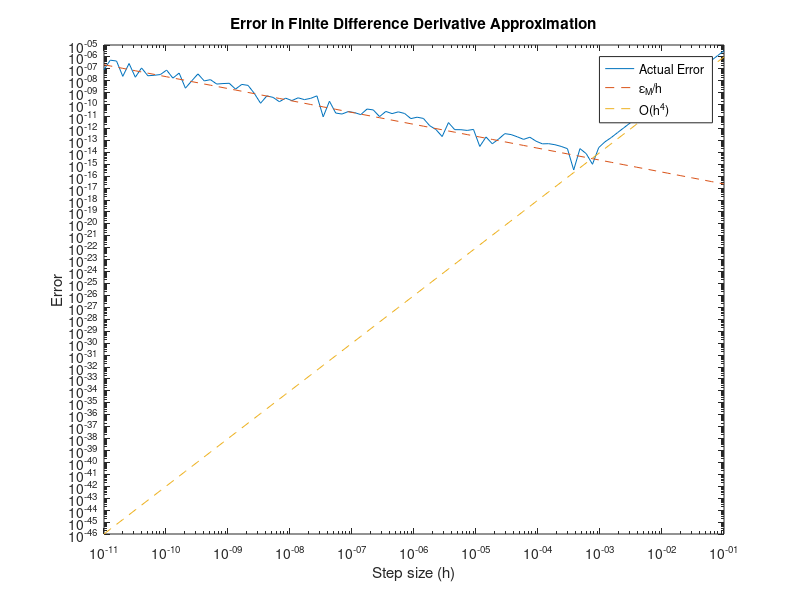

Reproduce this figure in MATLAB.
%
f = @(x)sin(x);
df = @(x)cos(x);
function Df = df_est(f1,x,h)
    Df = 4/(6*h)*(f1(x+h)-f1(x-h)) - 1/(12*h) * (f1(x+2*h)-f1(x-2*h));
end
x = 0.1;
actual_ans = df(x);
n = 100;
h_values = logspace(-11, -1, n);  % Step sizes
res = zeros(1, n);                 % Array to store derivative estimates
err = zeros(1, n);                 % Array to store errors
err_est1 = 10^-2*eps./h_values;
err_est2 = 10^-2 *h_values.^4;
% Loop over step sizes
for i = 1:n
    h = h_values(i);               % Current step size
    res(i) = df_est(f, x, h);      % Compute estimated derivative
    err(i) = abs(actual_ans - res(i));  % Compute absolute error
end
figure;
loglog(h_values, err, '-', 'DisplayName', 'Actual Error');        % Actual error
hold on;
loglog(h_values, err_est1, '--', 'DisplayName', '\epsilon_M/h'); % Machine epsilon divided by h
loglog(h_values, err_est2, '--', 'DisplayName', 'O(h^4)');             % O(h^4) error term
xlabel('Step size (h)');
ylabel('Error');
title('Error in Finite Difference Derivative Approximation');
legend('Location', 'best');

